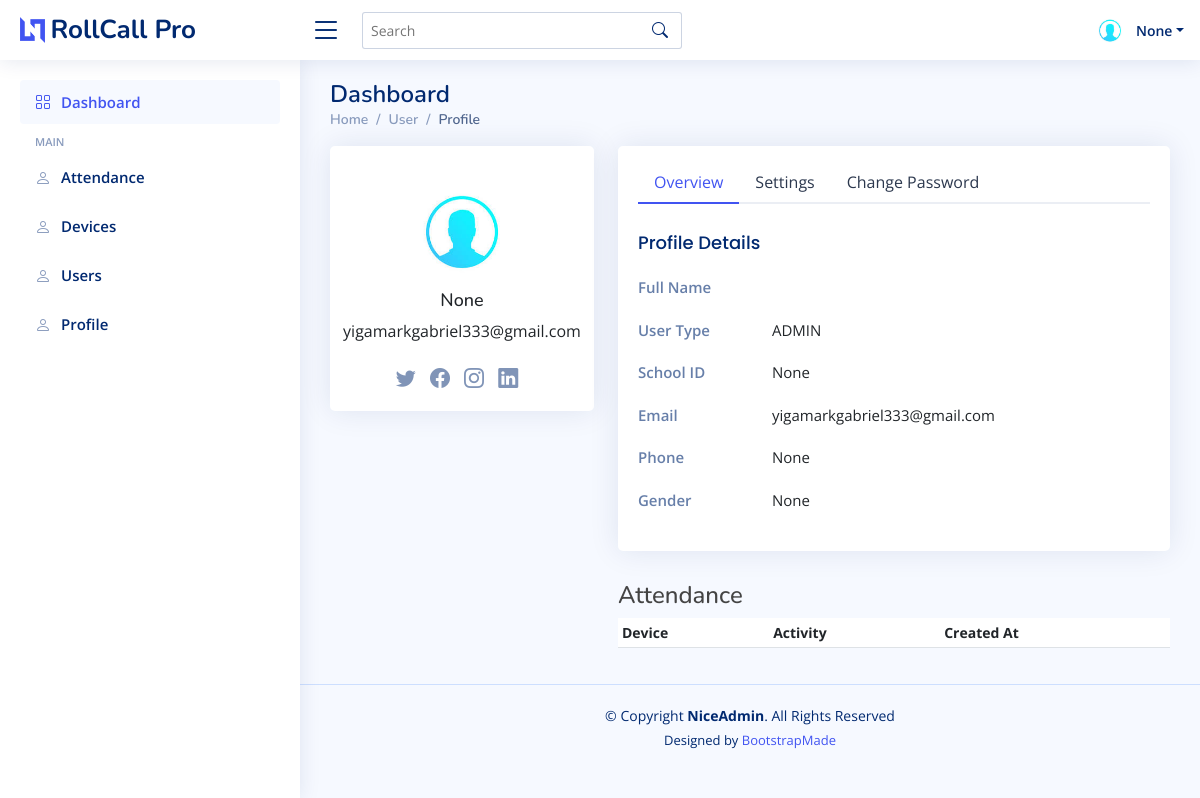
/users/detail/1 (signed in), run on an earlier commit of the app's database.
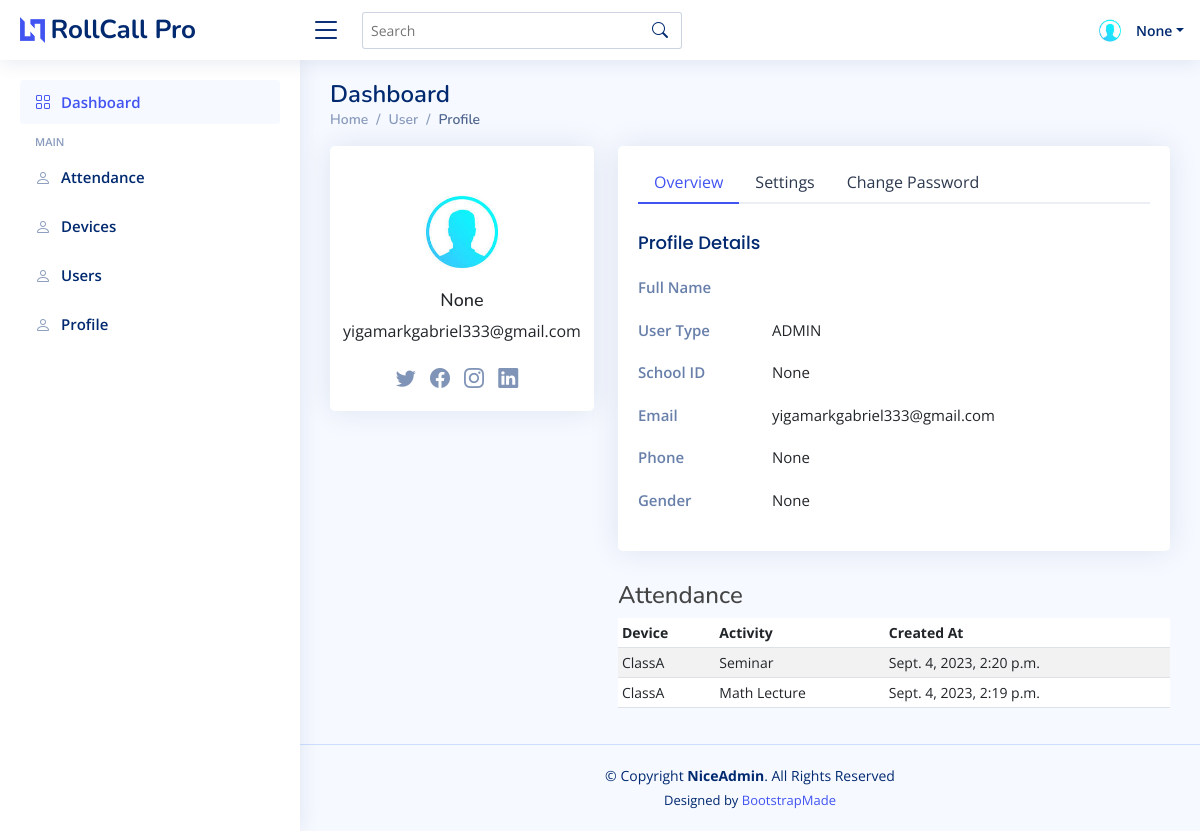
And on a later commit of the database.
### users/models.py (models this page shows)
class Attendance(models.Model):
    CHOICES = [("CHECK IN", "CHECK IN"), ("CHECK OUT", "CHECK OUT")]
    user = models.ForeignKey(User,on_delete=models.SET_NULL,null=True)
    device = models.ForeignKey(Device,on_delete=models.SET_NULL,null=True)
    attendance_type = models.CharField(max_length=100,default="CHECK IN",choices=CHOICES)
    activity = models.CharField(max_length=225,null=True,blank=True)
    updated_at = models.DateTimeField(auto_now=True)
    created_at = models.DateTimeField(auto_now_add=True)
    class Meta:
        ordering = ('-created_at',)

class Device(models.Model):
    name = models.CharField(max_length=225)
    address = models.CharField(max_length=225,null=True,blank=True)

### users/views.py (the view)
# urls.py: path('users/detail/<int:pk>',views.users_detail_view,name="user_detail"),
@login_required(login_url='/users/login')
def users_detail_view(request,pk):
    categories = Category.objects.all()
    user = User.objects.get(id=pk)
    attendances = Attendance.objects.filter(user= user)
    context = {
        "categories": categories,
        "user": user,
        "attendances": attendances
        }
    return render(request,'accounts/users_detail.html',context)

### users/models.py (called while the page is built)
    @property
    def name(self):
        return self.get_full_name()

### users/templates/accounts/users_detail.html (shortened to what the changed rows need)
{%extends 'base/main/base.html' %}
{%load static %}
{% block pagetitle%}
    <div class="pagetitle">
      <h1>Dashboard</h1>
    </div>
{% endblock %}
{% block content %}
    <section class="section profile">
      <div class="row">
        <div class="col-xl-8">
       <div class="table-responsive small">
        <table id="bootstrapdatatable" class="datatable table table-striped table-sm">
          <thead>
            <tr>
              <th scope="col">Device</th>
              <th scope="col">Activity</th>
              <th scope="col">Created At</th>
            </tr>
          </thead>
          <tbody>
            {% for result in attendances %}
             <tr>
              <td>{{result.device.name}}</td>
              <td>{{result.activity}}</td>
              <td>{{result.created_at}}</td>
            </tr>
            {% endfor %}
          </tbody>
        </table>
      </div>
        </div>
      </div>
    </section>
{% endblock%}

What changed in the data, as far as the page shows it:
added Attendance: device.name "ClassA", activity "Seminar", created_at "Sept. 4, 2023, 2:20 p.m."
added Attendance: device.name "ClassA", activity "Math Lecture", created_at "Sept. 4, 2023, 2:19 p.m."
